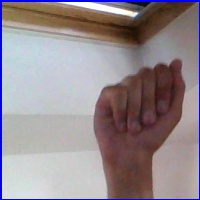
#> input picture data/asl_alphabet_train/A/A1117.jpg, 200 x 200 px; its folder holds only this picture in this run
$ python ASL_classifier_preprocess_and_training.py
#> lines starting #> are read from the running program, lines starting #| are printed output that depends on the picture
# -*- coding: utf-8 -*-
"""
Spyder Editor

This is a temporary script file.
"""

#Cheng Lin
#MAIS 202 Bootcamp, deliverable 2
#ASL classifier training code
#25 Feb 2019

from PIL import Image
import os
import sys
import cv2 as cv
import numpy as np
from skimage.feature import hog
from sklearn.preprocessing import LabelEncoder
from sklearn.model_selection import train_test_split
from sklearn.multiclass import OneVsRestClassifier
from sklearn import svm
from sklearn.metrics import accuracy_score
from sklearn.metrics import confusion_matrix
from matplotlib import pyplot as plt
import seaborn as sns
import pickle

#define function to read in image and vectorize using HOG
def img_to_HOG(file_name):
    #convert image to grayscale, then find hog using skimage library
#> called with file_name = 'data/asl_alphabet_train/A/A1117.jpg'
    img = Image.open(file_name).convert('LA')
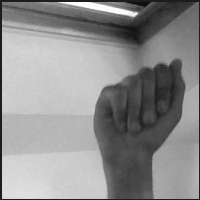
#> img: PIL image 200x200 LA; mean R, G, B, A 142.2, 142.2, 142.2, 255
    #feature, visual = hog(img, visualize=True)
#> (the run stopped early here; a loop or call above may not have finished)

$ run again, on data/asl_alphabet_train/B/B1304.jpg
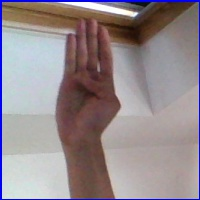
#> input picture data/asl_alphabet_train/B/B1304.jpg, 200 x 200 px
#> in img_to_HOG, `img = Image.open(file_name).convert('LA')`:
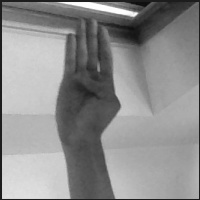
#> img: PIL image 200x200 LA; mean R, G, B, A 141.8, 141.8, 141.8, 255

$ run again, on data/asl_alphabet_train/A/A1301.jpg
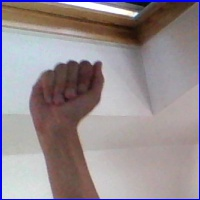
#> input picture data/asl_alphabet_train/A/A1301.jpg, 200 x 200 px
#> in img_to_HOG, `img = Image.open(file_name).convert('LA')`:
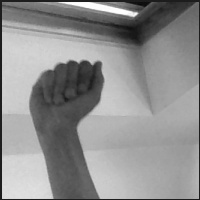
#> img: PIL image 200x200 LA; mean R, G, B, A 143.7, 143.7, 143.7, 255
